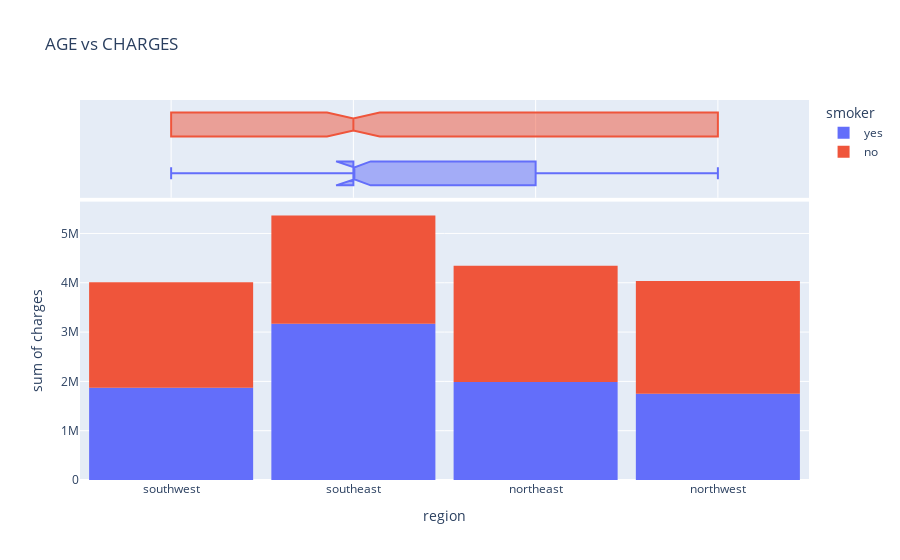

The cell this chart's notebook holds for it:
### Code cell
fig=px.histogram(medical_df,
                 x='region',
                 y='charges',
                 marginal='box',
                 color='smoker',
                 title='AGE vs CHARGES ')
fig.update_layout(bargap=0.1)
fig.show()

### Figure 1 — Plotly figure (JSON) as saved in the notebook; plotly's stock layout.template omitted (floating-point values rounded to 4 significant figures; data arrays with more than 128 entries replaced by an {"elided": "..."} marker saying what was removed)
{"data": [{"alignmentgroup": "True", "bingroup": "x", "histfunc": "sum", "hovertemplate": "smoker=yes<br>region=%{x}<br>sum of charges=%{y}<extra></extra>", "legendgroup": "yes", "marker": {"color": "#636efa", "pattern": {"shape": ""}}, "name": "yes", "offsetgroup": "yes", "orientation": "v", "showlegend": true, "type": "histogram", "x": {"elided": "274 str values"}, "xaxis": "x", "y": {"elided": "274 float values"}, "yaxis": "y"}, {"alignmentgroup": "True", "hovertemplate": "smoker=yes<br>region=%{x}<extra></extra>", "legendgroup": "yes", "marker": {"color": "#636efa"}, "name": "yes", "notched": true, "offsetgroup": "yes", "showlegend": false, "type": "box", "x": {"elided": "274 str values"}, "xaxis": "x2", "yaxis": "y2"}, {"alignmentgroup": "True", "bingroup": "x", "histfunc": "sum", "hovertemplate": "smoker=no<br>region=%{x}<br>sum of charges=%{y}<extra></extra>", "legendgroup": "no", "marker": {"color": "#EF553B", "pattern": {"shape": ""}}, "name": "no", "offsetgroup": "no", "orientation": "v", "showlegend": true, "type": "histogram", "x": {"elided": "1064 str values"}, "xaxis": "x", "y": {"elided": "1064 float values"}, "yaxis": "y"}, {"alignmentgroup": "True", "hovertemplate": "smoker=no<br>region=%{x}<extra></extra>", "legendgroup": "no", "marker": {"color": "#EF553B"}, "name": "no", "notched": true, "offsetgroup": "no", "showlegend": false, "type": "box", "x": {"elided": "1064 str values"}, "xaxis": "x2", "yaxis": "y2"}], "layout": {"bargap": 0.1, "barmode": "relative", "legend": {"title": {"text": "smoker"}, "tracegroupgap": 0}, "title": {"text": "AGE vs CHARGES "}, "xaxis": {"anchor": "y", "domain": [0, 1], "title": {"text": "region"}}, "xaxis2": {"anchor": "y2", "domain": [0, 1], "matches": "x", "showgrid": true, "showticklabels": false}, "yaxis": {"anchor": "x", "domain": [0, 0.7326], "title": {"text": "sum of charges"}}, "yaxis2": {"anchor": "x2", "domain": [0.7426, 1], "matches": "y2", "showgrid": false, "showline": false, "showticklabels": false, "ticks": ""}}}
